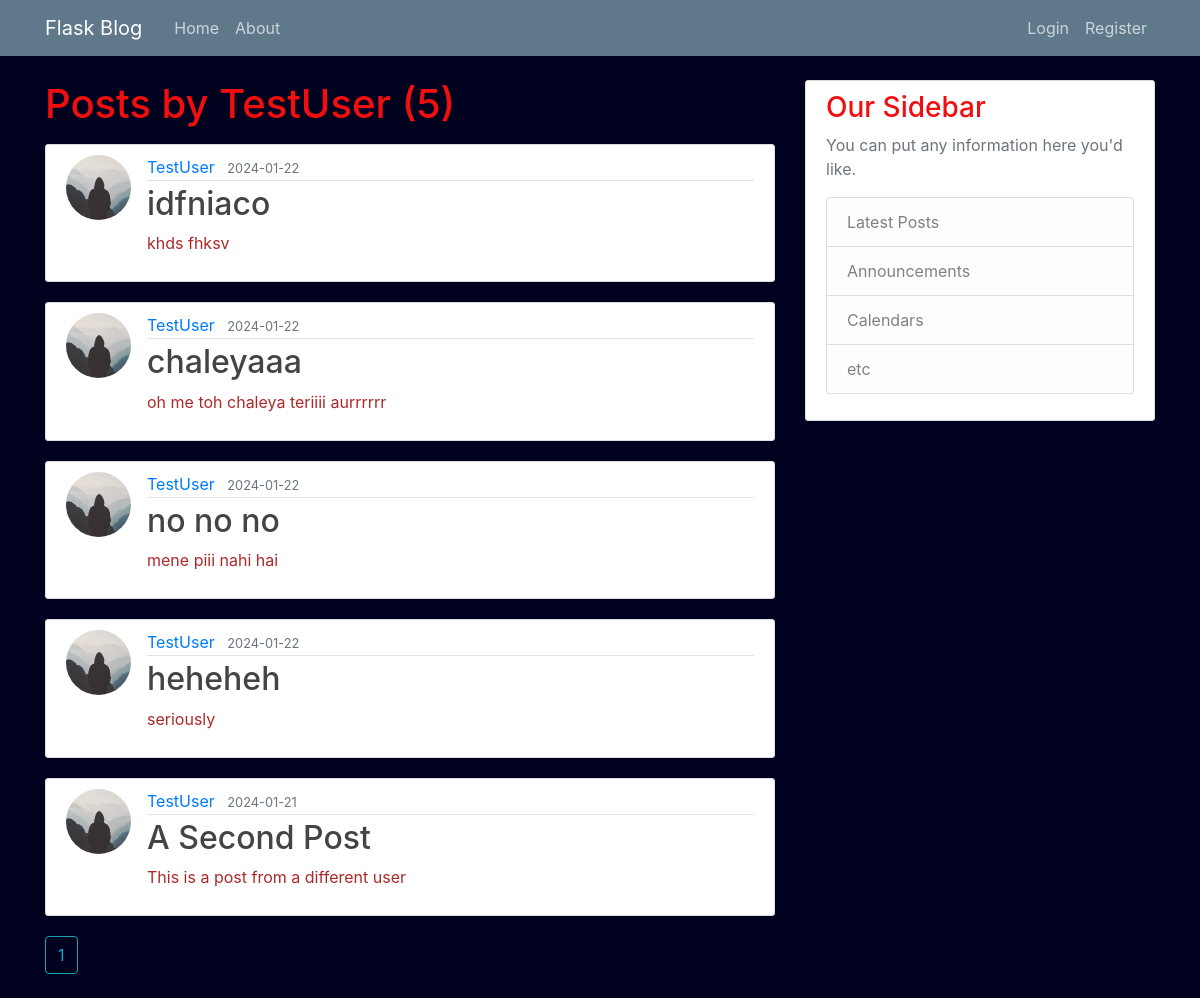
Page /user/TestUser on the committed database.
### flaskblog/models.py (models this page shows, shortened)
class User(db.Model, UserMixin):
    id = db.Column(db.Integer, primary_key= True)
    username = db.Column(db.String(20), unique = True, nullable = False)
    email = db.Column(db.String(120), unique = True, nullable = False)
    image_file = db.Column(db.String(20), nullable = False, default = 'default.jpg')
    password = db.Column(db.String(60), nullable=False)
    posts = db.relationship('Post', backref='author', lazy=True)

class Post(db.Model):
    id = db.Column(db.Integer, primary_key=True)
    title = db.Column(db.String(100), nullable=False)
    date_posted = db.Column(db.DateTime, nullable=False, default=datetime.utcnow)
    content = db.Column(db.Text, nullable=False)
    user_id = db.Column(db.Integer, db.ForeignKey('user.id'), nullable=False)

### flaskblog/routes.py (the view)
@app.route("/user/<string:username>")
def user_posts(username):
    page = request.args.get('page', 1, type=int)
    user = User.query.filter_by(username=username).first_or_404()
    posts = Post.query.filter_by(author=user)\
        .order_by(Post.date_posted.desc())\
        .paginate(page=page, per_page=5)
    return render_template('user_posts.html', posts=posts, user=user)

### flaskblog/templates/user_posts.html
{% extends "layout.html" %}
{% block content %}
    <h1 class="mb-3">Posts by {{ user.username }} ({{ posts.total }})</h1>
    {% for post in posts.items %}
    <article class="media content-section">
        <img class="rounded-circle article-img" src="{{ url_for('static', filename= 'profie_pics/' + post.author.image_file) }}">
        <div class="media-body">
          <div class="article-metadata">
            <a class="mr-2" href="{{ url_for('user_posts', username=post.author.username) }}">{{ post.author.username }}</a>
            <small class="text-muted">{{ post.date_posted.strftime('%Y-%m-%d') }}</small>
          </div>
          <h2><a class="article-title" href="{{ url_for('post', post_id=post.id) }}">{{ post.title }}</a></h2>
          <p class="article-content">{{ post.content }}</p>
        </div>
    </article>
    {% endfor %}
    {% for page_num in posts.iter_pages(left_edge=1, right_edge=1, left_current=1, right_current=2) %}
      {% if page_num %}
        {% if posts.page == page_num %}
          <a class="btn btn-outline-info mb-4" href="{{ url_for('user_posts', username=user.username, page=page_num) }}">{{ page_num }}</a>
        {% else %}
          <a class="btn btn-outline-info mb-4" href="{{ url_for('user_posts', username=user.username, page=page_num) }}">{{ page_num }}</a>
        {% endif %}
      {% else %}
        ...
      {% endif %}
    {% endfor %}
{% endblock content %}

### flaskblog/static/main.css (style rules this page uses)
body { background: #00001f; color: #ad2929; margin-top: 5rem; }
h1, h2, h3, h4, h5, h6 { color: #f10e0e; }
.content-section { background: #ffffff; padding: 10px 20px; border: 1px solid #dddddd; border-radius: 3px; margin-bottom: 20px; }
.article-title { color: #444444; }
.article-content { white-space: pre-line; }
.article-img { height: 65px; width: 65px; margin-right: 16px; }
.article-metadata { padding-bottom: 1px; margin-bottom: 4px; border-bottom: 1px solid #e3e3e3 }

### rows in the picture
User: username "TestUser"
Post: image_file (placeholder picture), author.username "TestUser", date_posted "2024-01-22", title "idfniaco", content "khds fhksv"
Post: image_file (placeholder picture), author.username "TestUser", date_posted "2024-01-22", title "chaleyaaa", content "oh me toh chaleya teriiii aurrrrrr"
Post: image_file (placeholder picture), author.username "TestUser", date_posted "2024-01-22", title "no no no", content "mene piii nahi hai"
Post: image_file (placeholder picture), author.username "TestUser", date_posted "2024-01-22", title "heheheh", content "seriously"
Post: image_file (placeholder picture), author.username "TestUser", date_posted "2024-01-21", title "A Second Post", content "This is a post from a different user"

### other values in the picture
{{ posts.total }} "5"
{{ page_num }} "1"
